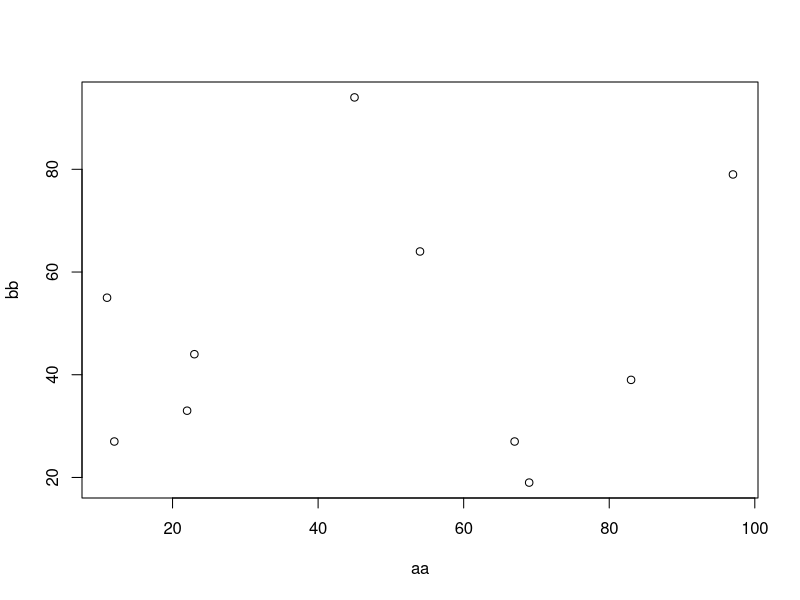

The R source for this figure:
#
# Copyright (C) scenus.com, 2022.
# All rights reserved.
# Ehsan Haghpanah; haghpanah@scenus.com
#

aa <- c(83, 69, 12, 23, 45, 11, 97, 22, 54, 67)
bb <- c(39, 19, 27, 44, 94, 55, 79, 33, 64, 27)

print(mean(aa))
print(mean(bb))

print(sd(aa))
print(cor(aa, bb))

plot(aa, bb)
